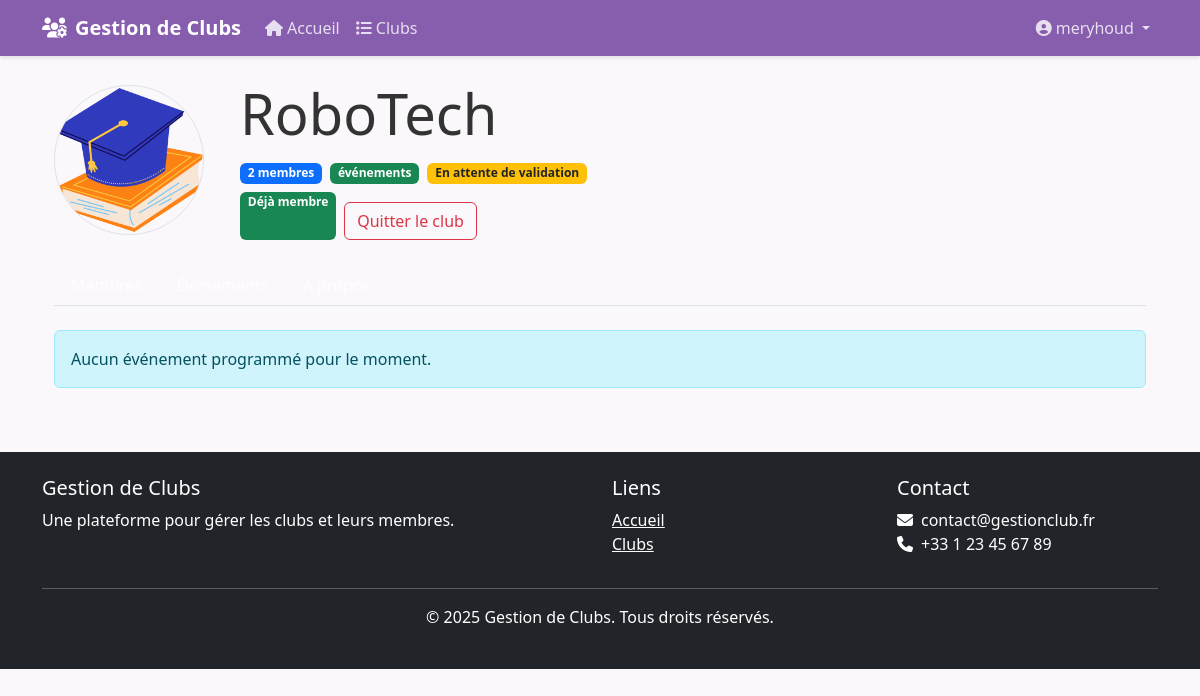
Screenshot of /clubs/profil/3/ (signed in) with the database file from the repository.
### utilisateurs/models.py (models this page shows, shortened)
class Utilisateur(AbstractUser):
    ROLE_CHOICES = [
        ('etudiant', 'Étudiant'),
        ('responsable', 'Responsable de club'),
        ('admin', 'Administrateur'),
    ]
    email = models.EmailField(unique=True)
    role = models.CharField(max_length=20, choices=ROLE_CHOICES, default='etudiant')
    profile_picture = models.ImageField(upload_to='profile_pictures/', blank=True, null=True)
    bio = models.TextField(blank=True, null=True)
    is_admin = models.BooleanField(default=False)
    is_president = models.BooleanField(default=False)
    is_club_member = models.BooleanField(default=False)

class Club(models.Model):
    nom = models.CharField(max_length=100, unique=True)
    description = models.TextField(blank=True)
    logo = models.ImageField(upload_to='clubs_logos/', blank=True, null=True)
    responsable = models.ForeignKey(Utilisateur, on_delete=models.SET_NULL, null=True, related_name='clubs_responsable')
    date_creation = models.DateTimeField(auto_now_add=True)
    membres = models.ManyToManyField(Utilisateur, related_name='clubs_membres')  # Reverse relation should be 'clubs_membres'
    is_active = models.BooleanField(default=False)

### clubs/views.py (the view)
# urls.py: path('clubs/profil/<int:club_id>/', views.profil_club, name='profil_club'),
@login_required
def profil_club(request, club_id):
    club = get_object_or_404(Club, id=club_id)
    is_member = club.membres.filter(id=request.user.id).exists()
    is_leader = club.responsable == request.user or request.user.role == 'admin'
    members = club.membres.all()  # Ensure this is included
    pending_requests = club.demandes_membres.all() if is_leader else []
    user_events = request.user.participants.all() if hasattr(request.user, 'participants') else []
    total_attendees = Evenement.objects.filter(club=club).aggregate(total=Count('participants'))['total'] or 0
    context = {
        'club': club,
        'members': members,
        'pending_requests': pending_requests,
        'is_member': is_member,
        'is_leader': is_leader,
        'user_events': user_events,
        'total_attendees': total_attendees,
    }
    return render(request, 'clubs/profil_club.html', context)

### templates/clubs/profil_club.html (shortened to what this page needs)
{% extends 'base.html' %}
{% load static %}
{% block content %}
<div class="container mt-4">
    <div class="club-header mb-4">
        <div class="row align-items-center">
            <div class="col-md-2">
                {% if club.logo %}
                    <img src="{{ club.logo.url }}" alt="{{ club.nom }}" class="img-fluid rounded-circle border" style="width: 150px; height: 150px; object-fit: cover;">
                {% else %}
                    <div class="bg-secondary text-white rounded-circle d-flex align-items-center justify-content-center" style="width: 150px; height: 150px;">
                        <i class="fas fa-users fa-3x"></i>
                    </div>
                {% endif %}
            </div>
            <div class="col-md-8">
                <h1 class="display-4">{{ club.nom }}</h1>
                <div class="d-flex gap-2 mb-2">
                    <span class="badge bg-primary">{{ club.membres.count }} membres</span>
                    <span class="badge bg-success">{{ club.event_set.count }} événements</span>
                    {% if club.is_active %}
                        <span class="badge bg-success">Actif</span>
                    {% else %}
                        <span class="badge bg-warning text-dark">En attente de validation</span>
                    {% endif %}
                </div>
                <div class="d-flex gap-2">
                    {% if user not in club.membres.all %}
                       <form method="post" action="{% url 'rejoindre_club' club.id %}">
                         {% csrf_token %}
                         <button type="submit" class="btn btn-success btn-sm">
                             <i class="fas fa-user-plus me-2"></i>Rejoindre
                         </button>
                        </form>
                    {% else %}
                         <span class="badge bg-success">Déjà membre</span>
                        <a href="{% url 'clubs:rejeter_membre' club.id request.user.id %}" class="btn btn-outline-danger">Quitter le club</a>
                    {% endif %}
                </div>
            </div>
        </div>
    </div>
    <ul class="nav nav-tabs mb-4 " id="clubTabs" role="tablist">
        <li class="nav-item" role="presentation">
            <button class="nav-link " id="members-tab" data-bs-toggle="tab" data-bs-target="#members" type="button" role="tab" style="color: black;">Membres</button>
        </li>
        <li class="nav-item" role="presentation">
            <button class="nav-link" id="events-tab" data-bs-toggle="tab" data-bs-target="#events" type="button" role="tab">Événements</button>
        </li>
        <li class="nav-item" role="presentation">
            <button class="nav-link" id="about-tab" data-bs-toggle="tab" data-bs-target="#about" type="button" role="tab">À propos</button>
        </li>
    </ul>
    <div class="tab-content" id="clubTabsContent">
        <div class="tab-pane fade show active" id="events" role="tabpanel">
            <div class="row">
                {% if events %}
                    {% for event in events %}
                    <div class="col-md-6 col-lg-4 mb-4">
                        <div class="card h-100">
                            <div class="card-header bg-primary ">
                                <h5 class="card-title mb-0">{{ event.titre }}</h5>
                            </div>
                            <div class="card-body">
                                <p class="card-text">{{ event.description|truncatechars:100 }}</p>
                                <ul class="list-group list-group-flush mb-3">
                                    <li class="list-group-item">
                                        <i class="bi bi-calendar-event"></i>
                                        {{ event.date|date:"d/m/Y H:i" }}
                                    </li>
                                    <li class="list-group-item">
                                        <i class="bi bi-geo-alt"></i> {{ event.lieu }}
                                    </li>
                                    <li class="list-group-item">
                                        <i class="bi bi-people"></i>
                                        {{ event.participants.count }} / {{ event.max_capacity|default:"Illimité" }} participants
                                    </li>
                                </ul>
                            </div>
                            <div class="card-footer bg-transparent">
                                <a href="{% url 'clubs:modifier_evenement' event.id %}" class="btn btn-sm btn-outline-primary">Détails</a>
                                {% if is_member %}
                                    {% if event in user_events %}
                                        <span class="badge bg-success float-end">Inscrit</span>
                                    {% else %}
                                        <a href="{% url 'clubs:s_inscrire_evenement' event.id %}" class="btn btn-sm btn-success float-end">S'inscrire</a>
                                    {% endif %}
                                {% endif %}
                            </div>
                        </div>
                    </div>
                    {% endfor %}
                {% else %}
                    <div class="col-12">
                        <div class="alert alert-info">Aucun événement programmé pour le moment.</div>
                    </div>
                {% endif %}
            </div>
        </div>
    </div>
</div>
{% endblock %}

### templates/base.html (shortened to what this page needs)
{%load static%}
<!DOCTYPE html>
<html lang="en">
<head>
    <link href="https://cdn.jsdelivr.net/npm/bootstrap@5.3.0/dist/css/bootstrap.min.css" rel="stylesheet">
    <link href="https://cdn.jsdelivr.net/npm/bootstrap-icons@1.11.1/font/bootstrap-icons.css" rel="stylesheet">
    <link rel="stylesheet" href="https://cdnjs.cloudflare.com/ajax/libs/font-awesome/6.4.0/css/all.min.css">
</head>
<body>
        <nav class="navbar navbar-expand-lg navbar-dark mb-4">
            <div class="container">
                <a class="navbar-brand" href="{% url 'accueil' %}">
                    <i class="fas fa-users-gear me-2"></i>Gestion de Clubs
                </a>
                <div class="collapse navbar-collapse" id="navbarNav">
                    <ul class="navbar-nav me-auto">
                        <li class="nav-item">
                            <a class="nav-link" >
                                <i class="fas fa-home me-1"></i>Accueil
                            </a>
                        </li>
                        <li class="nav-item">
                            <a class="nav-link" >
                                <i class="fas fa-list me-1"></i>Clubs
                            </a>
                        </li>
                    </ul>
                    <ul class="navbar-nav">
                        {% if user.is_authenticated %}
                        <li class="nav-item dropdown">
                            <a class="nav-link dropdown-toggle" href="#" id="navbarDropdown" role="button" data-bs-toggle="dropdown">
                                <i class="fas fa-user-circle me-1"></i>{{ user.username }}
                            </a>
                        </li>
                        {% endif %}
                    </ul>
                </div>
            </div>
        </nav>
        <div class="container mb-4">
            {% block content %}{% endblock %}
        </div>
        <footer class="bg-dark text-white py-4 mt-5">
            <div class="container">
                <div class="row">
                    <div class="col-md-6">
                        <h5>Gestion de Clubs</h5>
                        <p>Une plateforme pour gérer les clubs et leurs membres.</p>
                    </div>
                    <div class="col-md-3">
                        <h5>Liens</h5>
                        <ul class="list-unstyled">
                            <li><a href="{% url 'accueil' %}" class="text-white">Accueil</a></li>
                            <li><a  class="text-white">Clubs</a></li>
                        </ul>
                    </div>
                    <div class="col-md-3">
                        <h5>Contact</h5>
                        <ul class="list-unstyled">
                            <li><i class="fas fa-envelope me-2"></i>contact@gestionclub.fr</li>
                            <li><i class="fas fa-phone me-2"></i>+33 1 23 45 67 89</li>
                        </ul>
                    </div>
                </div>
                <hr>
                <div class="text-center">
                    <p>&copy; {% now "Y" %} Gestion de Clubs. Tous droits réservés.</p>
                </div>
            </div>
        </footer>
</body>
</html>

### templates/base.html (style rules this page uses)
body { font-family: 'Segoe UI', Tahoma, Geneva, Verdana, sans-serif; background-color: rgb(251, 248, 252); color: #333; }
.navbar { background-color:rgb(135, 93, 174); box-shadow: 0 2px 4px rgba(0, 0, 0, 0.1); }
.navbar-brand { font-weight: bold; color: white !important; }
.nav-link { color: rgba(255, 255, 255, 0.8) !important; transition: color 0.3s; }
.btn { margin-top: 10px; }

### rows the page displays
Utilisateur: username "meryhoud"
Club: logo (picture), nom "RoboTech", membres.count "2"
